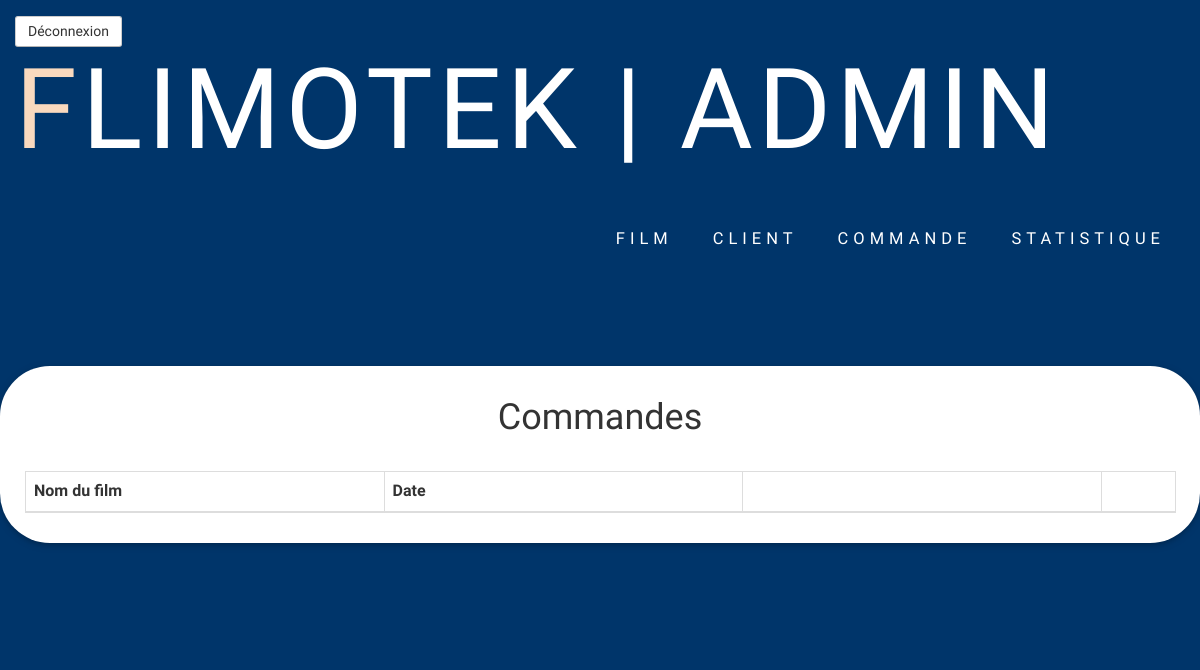
Before: /admin/view_commande.php (signed in) with the older database file.
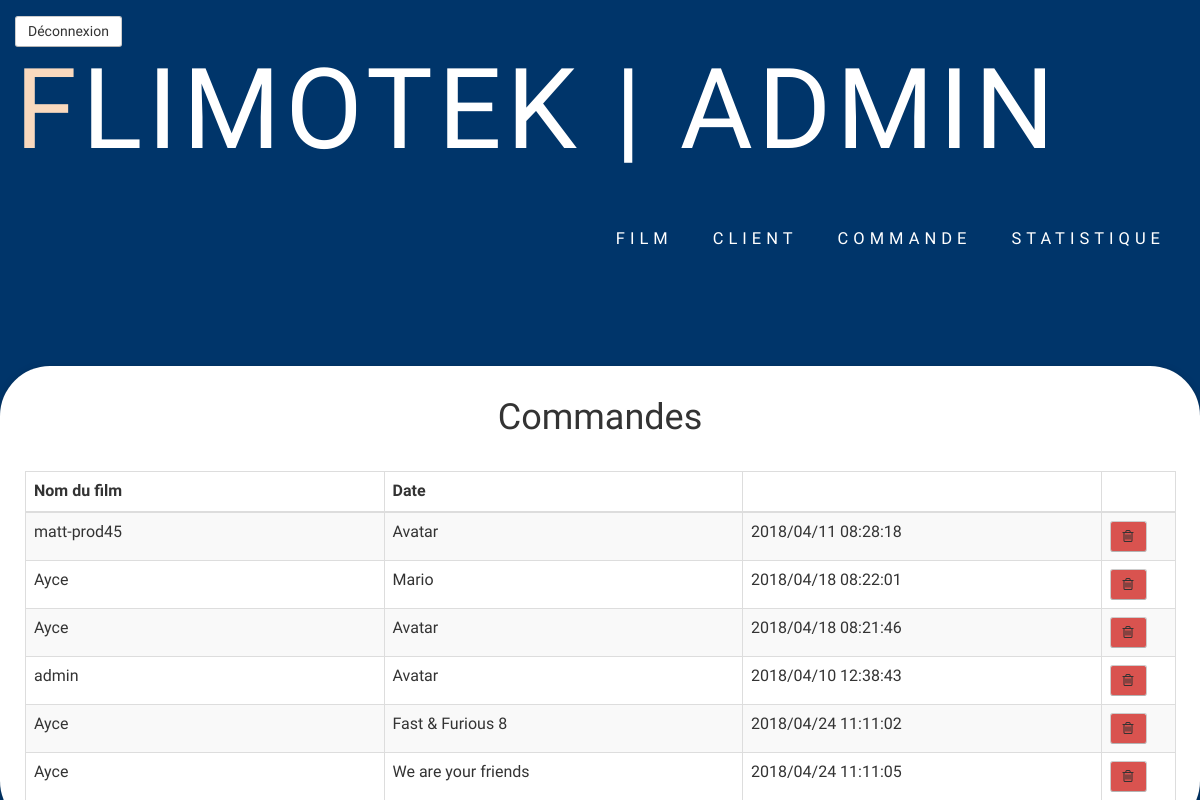
After: the same page with the newer database file.
### tables this page shows
CREATE TABLE IF NOT EXISTS `commande` (
  `user_id` varchar(16) NOT NULL,
  `film_id` varchar(16) NOT NULL,
  `commande_date` varchar(32) NOT NULL,
  PRIMARY KEY (`commande_date`)
);

CREATE TABLE IF NOT EXISTS `film` (
  `film_num` int(8) NOT NULL,
  `film_titre` varchar(32) NOT NULL,
  `film_genre` varchar(16) NOT NULL,
  `film_format` varchar(16) NOT NULL,
  `film_date` varchar(16) NOT NULL,
  `film_prix` int(16) NOT NULL,
  `film_etat` varchar(16) NOT NULL,
  `film_image` varchar(32) NOT NULL,
  `film_resume` varchar(20000) NOT NULL,
  PRIMARY KEY (`film_num`)
);

### admin/view_commande.php (the view, shortened to what this page needs)
<?php
include 'header.php';
?>
<div class="container">
    <div class="row">
        <div class="box ">
            <div class="info">
                <div class="table-scrol">
                    <h1 align="center">Commandes</h1>
                    <div class="table-responsive">
                        <table class="table table-bordered table-hover table-striped" style="table-layout: fixed">
                            <thead>
                                <tr>
                                    <th>Nom du film</th>
                                    <th>Date</th>
                                    <th></th>
                                    <th style="width:5%"></th>
                                </tr>
                            </thead>
                            <?php
                            $reponse = $bdd->query("SELECT * FROM commande");
                            while ($donnees = $reponse->fetch()) {
                                $film_id = $donnees["film_id"];
                                $reponse1 = $bdd->query("SELECT * FROM FILM WHERE film_num='$film_id' ");
                                while ($donnees1 = $reponse1->fetch()) {
                                    ?>
                                    <tr>
                                        <td><?= $donnees["user_id"] ?></td>
                                        <td><?= $donnees1["film_titre"] ?></td>
                                        <td><?= $donnees["commande_date"] ?></td>
                                        <td> <button class="btn btn-danger btn-sm"  onclick="window.location.href = '../ajax/deleteCommande.php?id=<?= $donnees["commande_date"] ?>'" ><i class="fa fa-trash-o"></i></button>
                                                <?php
                                            }
                                        }
                                        ?>
                            </tr>
                        </table>
                    </div>
                </div>
            </div>
        </div>
    </div>
</div>
</body>
</html>

Changed rows visible on the page:
added commande: user "matt-prod45", commande_date "2018/04/11 08:28:18"
now on this page (row unchanged): film: film_titre "Avatar"
added commande: user "Ayce", commande_date "2018/04/18 08:22:01"
now on this page (row unchanged): film: film_titre "Mario"
added commande: user "Ayce", commande_date "2018/04/18 08:21:46"
added commande: user "admin", commande_date "2018/04/10 12:38:43"
added commande: user "Ayce", commande_date "2018/04/24 11:11:02"
added film: film_titre "Fast & Furious 8"
added commande: user "Ayce", commande_date "2018/04/24 11:11:05"
added film: film_titre "We are your friends"
